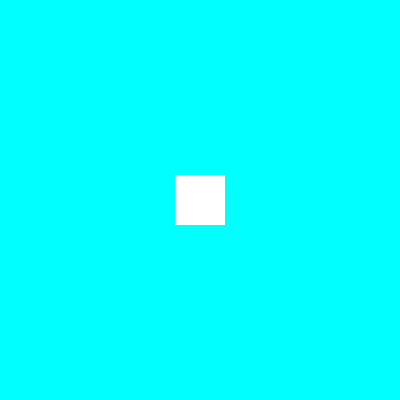
Frame 1 (no input)
Frame 60 (no input): identical to frame 1, image omitted
Frame 120 (the mouse pressed at the canvas centre since frame 60): identical to frame 1, image omitted

The p5.js sketch that drew this single still picture (run headless with seeded random() and noise() and a simulated clock; from frame 60 on, the mouse is pressed at the canvas centre):

// p5.js sketch
// ── sketch.js

/*
KEYBOARD INPUT
Jeff Thompson | 2017/20 | jeffreythompson.org

Your computer's keyboard provides a simple way to
get input to your sketch. This can be helpful for
switching on/off parts of your code, typing onscreen,
moving objects with the arrow keys, etc. The downside,
which we'll see in the next demo, is that the keyboard 
only gives us binary on/off input rather than the 
fluid, expressive (but less accurate) input from the 
mouse.

SEE ALSO:
+  For more on ASCII: https://en.wikipedia.org/wiki/ASCII

CHALLENGES:
1. Can you make a cheat-sheet with all the keyCodes
   for future reference?
2. Can you have the square stop when it hits the edges
   of the screen?

*/

// values that we'll changed with keyboard input
// (see below for more info)
let x, y;
let c = 'hsl(180, 100%, 50%)';


function setup() {
  createCanvas(400, 400);

  // starting point for the square
  x = width/2;
  y = height/2;

  // since the noLoop() command runs the draw()
  // function once and then stops the program, if
  // we kept it here in setup() we wouldn't be
  // able to read any keyboard input!
}


function draw() {
  background(c);

  // draw a little square that we can move
  // using the arrow keys
  fill(255);
  noStroke();
  rectMode(CENTER);
  square(x,y, 50);  
}


// we can capture all keys pressed using the built-in
// keyPressed() function!
function keyPressed() {

  // what key has been pressed?
  // (note what happens when you press return or spacebar)
  console.log('key pressed:\t' + key);

  // under the hood, each key on your keyboard
  // maps numbers defined by the ASCII standard
  // which was developed in the 1960s for teletype 
  // printers – if we want to see the number assigned
  // for each key we can use the 'keyCode' variable
  console.log('key code:\t' + keyCode);

  // we can grab the control keys (arrow keys, return,
  // etc) with this keyCode value
  if (keyCode == LEFT_ARROW) {
    x -= 10;
  }
  else if (keyCode == RIGHT_ARROW) {
    x += 10;
  }
  if (keyCode == UP_ARROW) {
    y -= 10;
  }
  else if (keyCode == DOWN_ARROW) {
    y += 10;
  }

  // we can use the keyCode input for other things too!
  // here we map the ascii value (0–127) to change the
  // color of the background
  // this uses another color model: hue, saturation, lightness
  // (in this case, we just change the hue which goes from
  // 0–360º, keeping the saturation maxed out and 50%
  // brightness)
  let hue = int(map(keyCode, 0,127, 0,360));
  console.log(hue);
  c = 'hsl(' + hue + ', 100%, 50%)';
}
